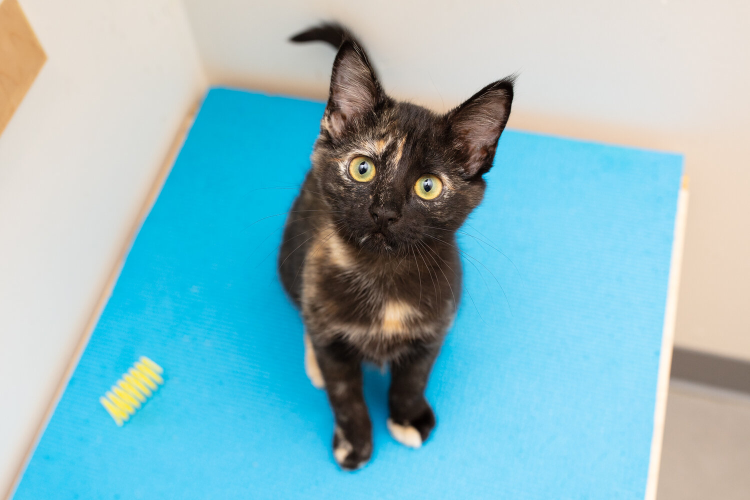
#> input picture database-cats/2021_3_shrimp_CZ2_EricaDanger_2.jpg, 1500 x 1000 px, found by its file name (shown at 1/2 size); its folder holds 4 pictures in this run
$ python create_and_load_resource.py
#> lines starting #> are read from the running program, lines starting #| are printed output that depends on the picture
### mosaic_generator/treat.py
import cv2
import numpy as np

def treat(file):
    image = cv2.imread(file, cv2.IMREAD_COLOR)
#> image is the input picture: shape (1000, 1500, 3); mean B, G, R 194.7, 186.1, 139.8

    dimensions = image.shape[1], image.shape[0]
#> dimensions = (1500, 1000)
    min_dim = min(dimensions)
#> min_dim = 1000
    image = image[
                        int((dimensions[1] - min_dim) / 2): int((dimensions[1] + min_dim) / 2),
                        int((dimensions[0] - min_dim) / 2): int((dimensions[0] + min_dim) / 2)
                    ]
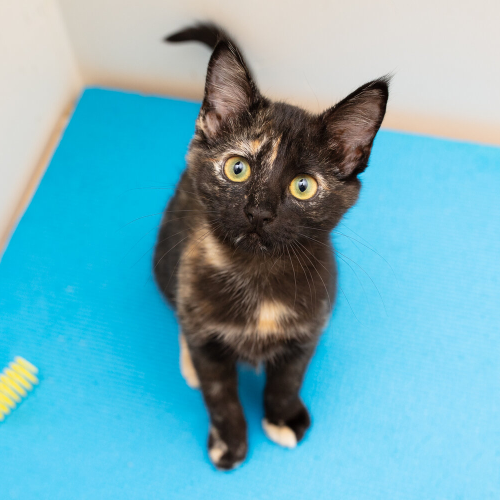
#> image: shape (1000, 1000, 3) (shown at 1/2 size); mean B, G, R 187.4, 173.2, 110.9

    stack = np.vstack(image)
    col_avg = np.mean(stack, axis=0)
#> col_avg = [187.4, 173.2, 110.9]
    return image, col_avg

### mosaic_generator/resource.py
import os
import numpy as np
import datetime
import cv2
from .treat import treat

class Resource:
    def __init__(self, src='', data=[]):
        if src and data:
            raise ValueError('src and data arguments cannot be passed simultaneously')
        if src:
            self.data = []
            for file in os.listdir(f'{src}/'):
                image_vector, color_vector = treat(f'{src}/{file}')
#> color_vector = [187.4, 173.2, 110.9]
                self.data.append((image_vector, color_vector))
#> pass 2 of the loop in __init__, `for file in os.listdir(f'{src}/'):`:
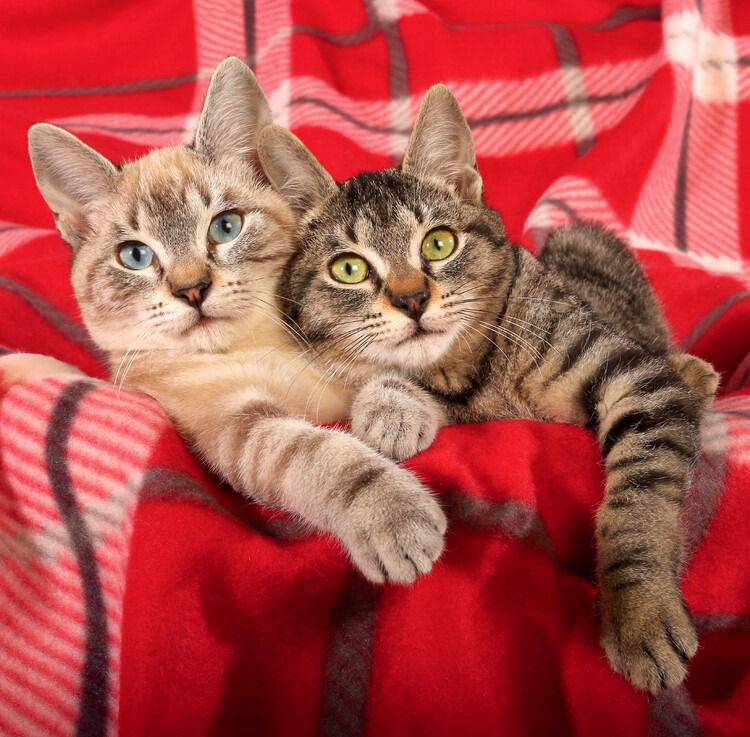
#> input picture database-cats/221803.jpg, 750 x 737 px, found by its file name
#> in treat, image is the input picture: shape (737, 750, 3); mean B, G, R 74.7, 77.9, 176.4
#> in treat (call 2), `image = image[ int((dimensions[1] - min_dim) / 2): int((dimensions[1] ..`:
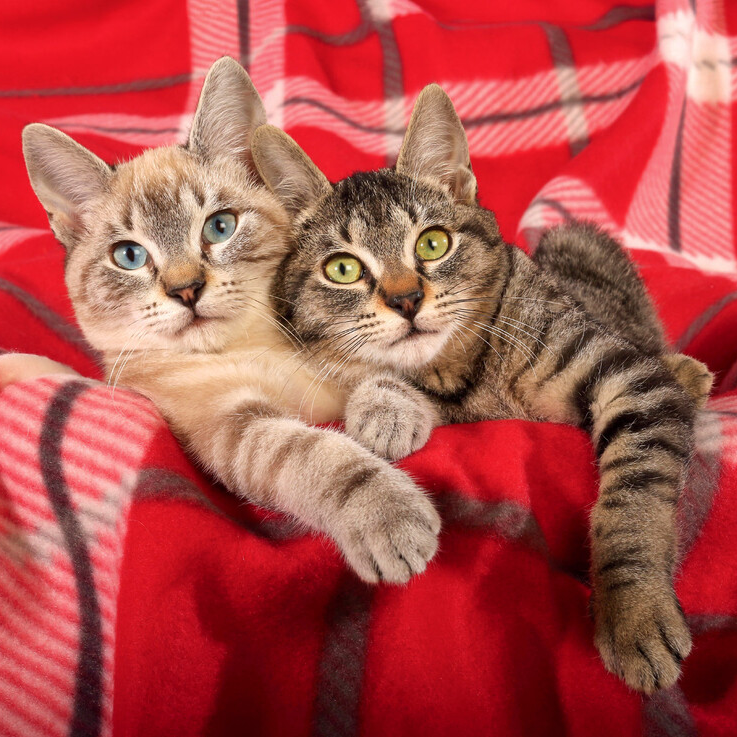
#> image: shape (737, 737, 3); mean B, G, R 75, 78.4, 176.1
#> col_avg = [75.01, 78.42, 176.1]
#> pass 3 of the loop in __init__, `for file in os.listdir(f'{src}/'):`:
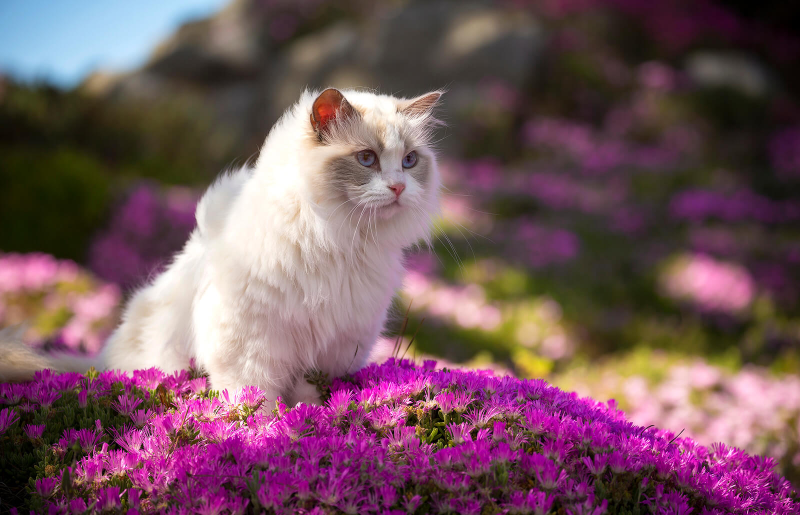
#> input picture database-cats/325488-1600x1030-ragdoll-cat-breed.jpg, 1600 x 1030 px, found by its file name (shown at 1/2 size)
#> in treat, image is the input picture: shape (1030, 1600, 3); mean B, G, R 93.9, 85.3, 116.9
#> in treat (call 3), `image = image[ int((dimensions[1] - min_dim) / 2): int((dimensions[1] ..`:
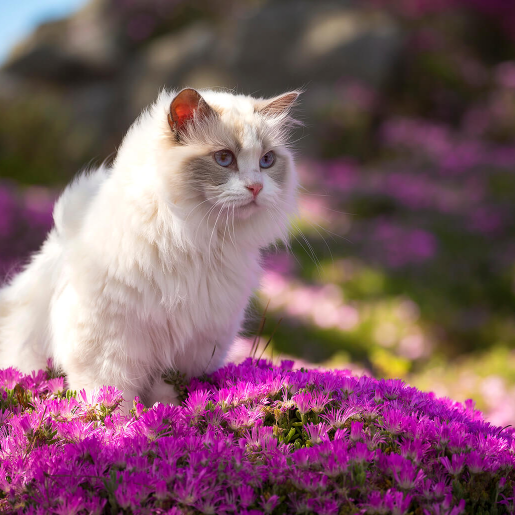
#> image: shape (1030, 1030, 3) (shown at 1/2 size); mean B, G, R 102.5, 92.9, 127.7
#> col_avg = [102.5, 92.87, 127.7]
#> the loop made 4 passes; the first 3 are shown
        else:
            self.data = data

    def __get_name(self):
        dt = datetime.datetime.now()
        return f'{dt.year}{dt.month}{dt.day}-{dt.microsecond}'

    def save(self, dst):
#> called with dst = 'resources'
        for image_vector, color_vector in self.data:
            data_vector = np.append(image_vector, color_vector, axis=0)
            color_vector = np.tile(color_vector, (image_vector.shape[0], 1)).reshape(1, image_vector.shape[0], 3)
            cv2.imwrite(f'{dst}/{self.__get_name()}.png', data_vector)
        print(f'Saved to {os.getcwd()}\\{dst}\\')

# [12 lines left out: function load_resource, not called in this run]

### examples/create_and_load_resource.py
from mosaic_generator import Resource, Generator, load_resource

resources = Resource(src='database-cats')
#> (the run stopped early here; a loop or call above may not have finished)
